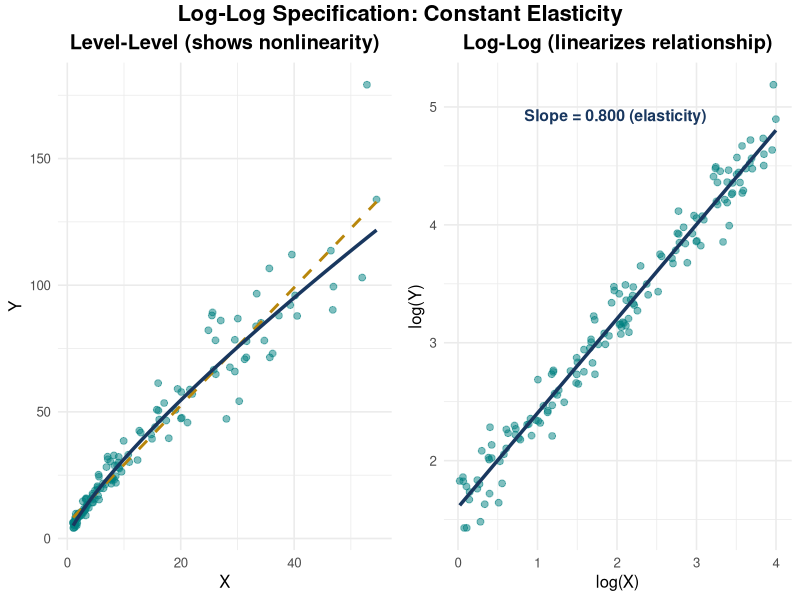
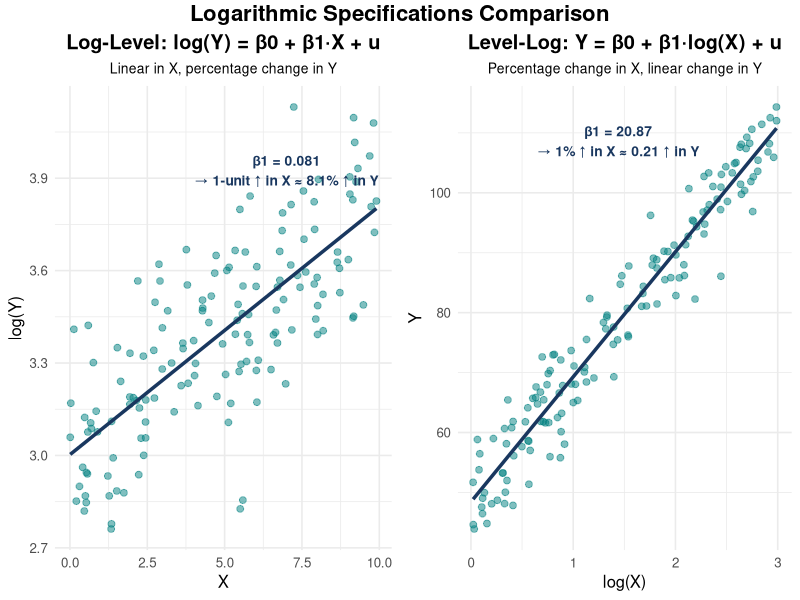
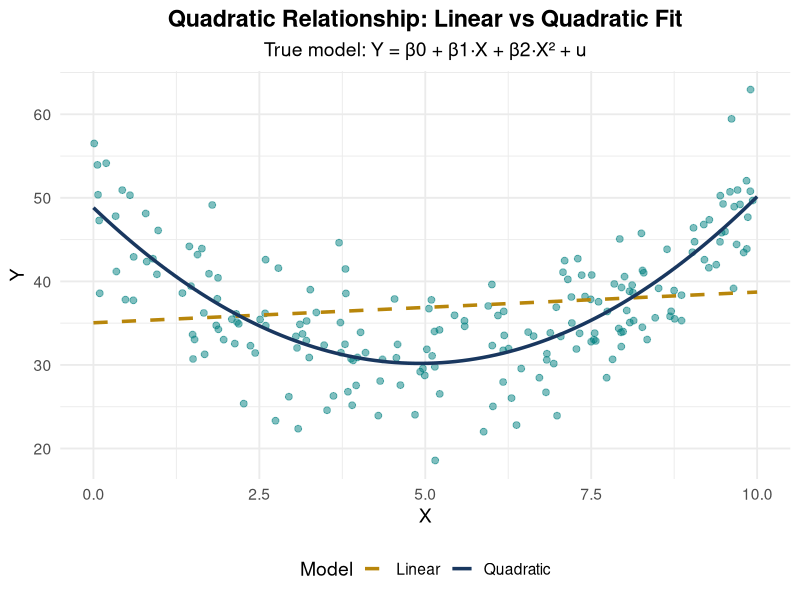
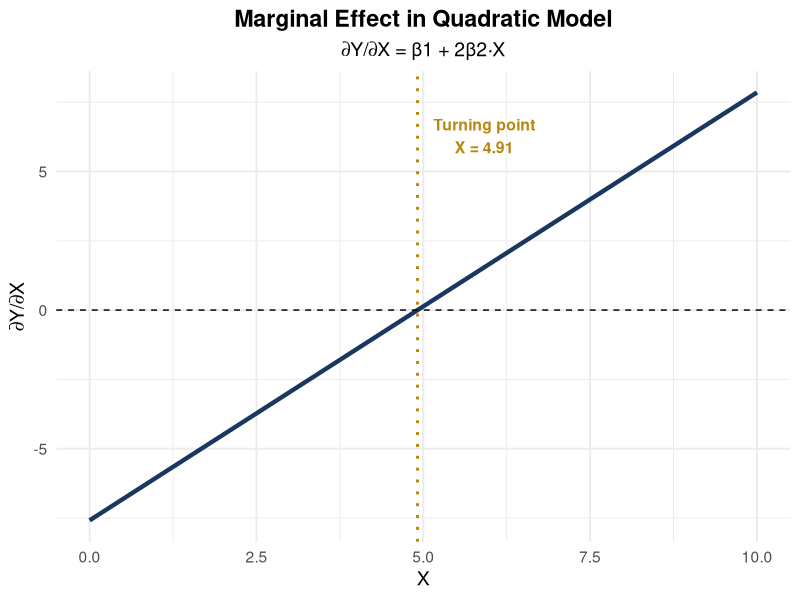
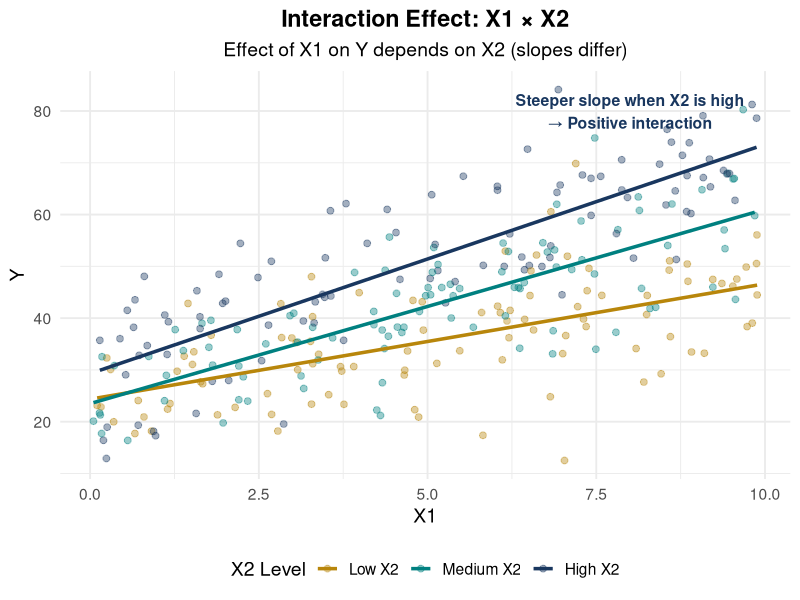
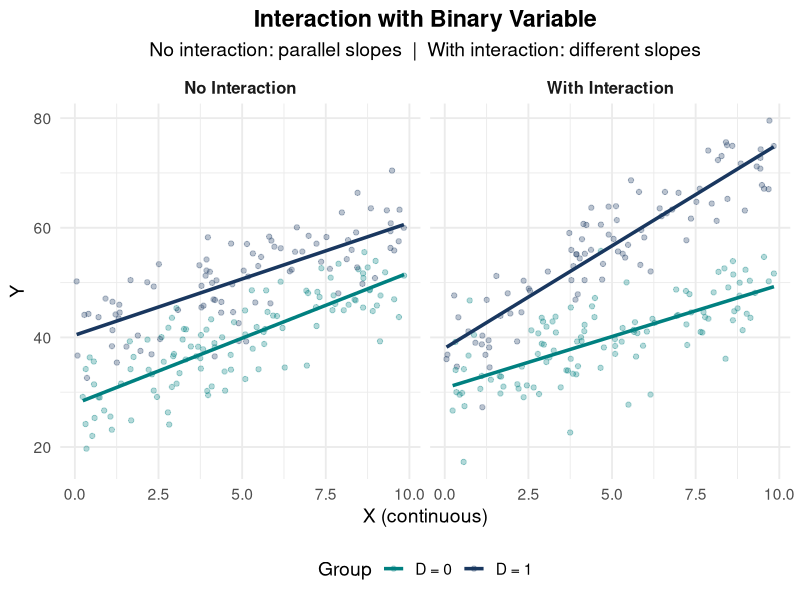
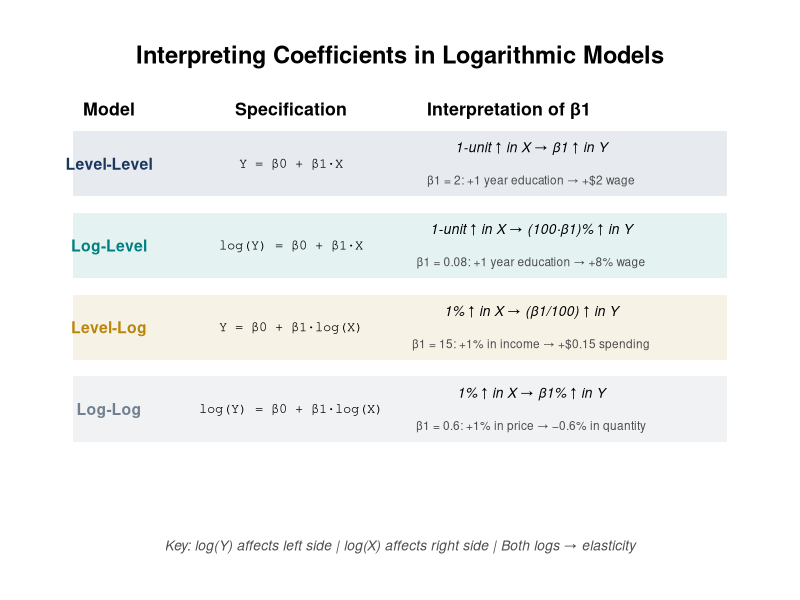
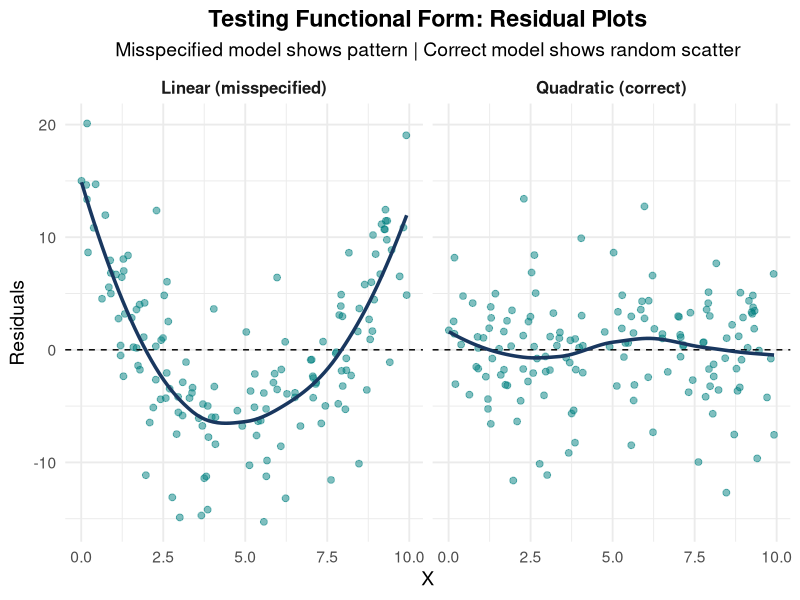

Reproduce these figures in R, in order.
################################################################################
# ECON3500: Chapter 8 - Nonlinear Relationships
# Figure Generation Script for Quarto slides.
# Run from slides/ch8/ (e.g. Rscript generate_ch8_figures.R)
# Outputs: slides/ch8/ch8_figures/ch8_*.png
################################################################################

options(repos = c(CRAN = "https://cloud.r-project.org"))

library(ggplot2)
library(dplyr)
library(gridExtra)

script_dir <- function() {
  args <- commandArgs(trailingOnly = FALSE)
  f <- "--file="
  path <- sub(f, "", args[grepl(f, args)])
  if (length(path)) dirname(normalizePath(path)) else "."
}
tryCatch(setwd(script_dir()), error = function(e) NULL)

if (!dir.exists("ch8_figures")) dir.create("ch8_figures")
fig_dir <- "ch8_figures"

set.seed(12345)
eco_navy <- "#19375F"
eco_teal <- "#008080"
eco_gold <- "#B8860B"
eco_silver <- "#708090"

################################################################################
# FIGURE 1: QUADRATIC RELATIONSHIP
################################################################################
n <- 200
X_quad <- runif(n, 0, 10)
Y_quad <- 50 - 8*X_quad + 0.8*X_quad^2 + rnorm(n, 0, 5)
df_quad <- data.frame(X = X_quad, Y = Y_quad)
model_linear <- lm(Y ~ X, data = df_quad)
model_quad <- lm(Y ~ X + I(X^2), data = df_quad)
X_pred <- seq(0, 10, length.out = 100)
pred_linear <- predict(model_linear, newdata = data.frame(X = X_pred))
pred_quad <- predict(model_quad, newdata = data.frame(X = X_pred))
df_pred <- data.frame(X = X_pred, Linear = pred_linear, Quadratic = pred_quad)

p1 <- ggplot(df_quad, aes(x = X, y = Y)) +
  geom_point(color = eco_teal, alpha = 0.5, size = 2) +
  geom_line(data = df_pred, aes(x = X, y = Linear, color = "Linear"), linewidth = 1.2, linetype = "dashed") +
  geom_line(data = df_pred, aes(x = X, y = Quadratic, color = "Quadratic"), linewidth = 1.2) +
  scale_color_manual(values = c("Linear" = eco_gold, "Quadratic" = eco_navy)) +
  labs(title = "Quadratic Relationship: Linear vs Quadratic Fit", subtitle = "True model: Y = β0 + β1·X + β2·X² + u", x = "X", y = "Y", color = "Model") +
  theme_minimal(base_size = 14) + theme(plot.title = element_text(face = "bold", hjust = 0.5), plot.subtitle = element_text(hjust = 0.5), legend.position = "bottom")
ggsave(file.path(fig_dir, "ch8_quadratic_relationship.png"), p1, width = 10, height = 6, dpi = 300, bg = "white")

################################################################################
# FIGURE 2: MARGINAL EFFECT QUADRATIC
################################################################################
beta1_hat <- coef(model_quad)[2]
beta2_hat <- coef(model_quad)[3]
marginal_effect <- beta1_hat + 2 * beta2_hat * X_pred
turning_point <- -beta1_hat / (2 * beta2_hat)
df_marginal <- data.frame(X = X_pred, ME = marginal_effect)
p2 <- ggplot(df_marginal, aes(x = X, y = ME)) +
  geom_line(color = eco_navy, linewidth = 1.5) +
  geom_hline(yintercept = 0, linetype = "dashed", color = "black") +
  geom_vline(xintercept = turning_point, linetype = "dotted", color = eco_gold, linewidth = 1) +
  annotate("text", x = turning_point + 1, y = max(marginal_effect) * 0.8, label = sprintf("Turning point\nX = %.2f", turning_point), color = eco_gold, fontface = "bold", size = 4) +
  labs(title = "Marginal Effect in Quadratic Model", subtitle = "∂Y/∂X = β1 + 2β2·X", x = "X", y = "∂Y/∂X") +
  theme_minimal(base_size = 14) + theme(plot.title = element_text(face = "bold", hjust = 0.5), plot.subtitle = element_text(hjust = 0.5))
ggsave(file.path(fig_dir, "ch8_marginal_effect_quadratic.png"), p2, width = 10, height = 6, dpi = 300, bg = "white")

################################################################################
# FIGURE 3: INTERACTION CONTINUOUS × CONTINUOUS
################################################################################
n <- 300
X1_int <- runif(n, 0, 10)
X2_int <- runif(n, 0, 10)
Y_int <- 20 + 2*X1_int + 1*X2_int + 0.3*X1_int*X2_int + rnorm(n, 0, 8)
df_int <- data.frame(X1 = X1_int, X2 = X2_int, Y = Y_int)
df_int <- df_int %>% mutate(X2_group = cut(X2, breaks = quantile(X2, c(0, 1/3, 2/3, 1)), labels = c("Low X2", "Medium X2", "High X2"), include.lowest = TRUE))
models_by_group <- df_int %>% group_by(X2_group) %>% do(model = lm(Y ~ X1, data = .))
p3 <- ggplot(df_int, aes(x = X1, y = Y, color = X2_group)) +
  geom_point(alpha = 0.4, size = 2) +
  geom_smooth(method = "lm", se = FALSE, linewidth = 1.2) +
  scale_color_manual(values = c(eco_gold, eco_teal, eco_navy)) +
  labs(title = "Interaction Effect: X1 × X2", subtitle = "Effect of X1 on Y depends on X2 (slopes differ)", x = "X1", y = "Y", color = "X2 Level") +
  annotate("text", x = 8, y = max(df_int$Y) * 0.95, label = "Steeper slope when X2 is high\n→ Positive interaction", color = eco_navy, fontface = "bold", size = 4) +
  theme_minimal(base_size = 14) + theme(plot.title = element_text(face = "bold", hjust = 0.5), plot.subtitle = element_text(hjust = 0.5), legend.position = "bottom")
ggsave(file.path(fig_dir, "ch8_interaction_continuous.png"), p3, width = 10, height = 6, dpi = 300, bg = "white")

################################################################################
# FIGURE 4: INTERACTION BINARY
################################################################################
n <- 200
X_cont <- runif(n, 0, 10)
D_binary <- rbinom(n, 1, 0.5)
Y_no_int <- 30 + 2*X_cont + 10*D_binary + rnorm(n, 0, 5)
Y_with_int <- 30 + 2*X_cont + 10*D_binary + 1.5*X_cont*D_binary + rnorm(n, 0, 5)
df_binary_no <- data.frame(X = X_cont, D = factor(D_binary), Y = Y_no_int, Model = "No Interaction")
df_binary_with <- data.frame(X = X_cont, D = factor(D_binary), Y = Y_with_int, Model = "With Interaction")
df_binary <- rbind(df_binary_no, df_binary_with)
df_binary$D <- factor(df_binary$D, labels = c("D = 0", "D = 1"))
p4 <- ggplot(df_binary, aes(x = X, y = Y, color = D)) +
  geom_point(alpha = 0.3, size = 1.5) +
  geom_smooth(method = "lm", se = FALSE, linewidth = 1.2) +
  facet_wrap(~ Model, ncol = 2) +
  scale_color_manual(values = c(eco_teal, eco_navy)) +
  labs(title = "Interaction with Binary Variable", subtitle = "No interaction: parallel slopes  |  With interaction: different slopes", x = "X (continuous)", y = "Y", color = "Group") +
  theme_minimal(base_size = 14) + theme(plot.title = element_text(face = "bold", hjust = 0.5), plot.subtitle = element_text(hjust = 0.5), legend.position = "bottom", strip.text = element_text(face = "bold", size = 12))
ggsave(file.path(fig_dir, "ch8_interaction_binary.png"), p4, width = 12, height = 6, dpi = 300, bg = "white")

################################################################################
# FIGURE 5: LOG-LOG
################################################################################
n <- 150
X_log <- exp(runif(n, 0, 4))
Y_log <- 5 * X_log^0.8 * exp(rnorm(n, 0, 0.15))
df_loglog <- data.frame(X = X_log, Y = Y_log, log_X = log(X_log), log_Y = log(Y_log))
model_loglog <- lm(log_Y ~ log_X, data = df_loglog)
elasticity <- coef(model_loglog)[2]
p5_levels <- ggplot(df_loglog, aes(x = X, y = Y)) +
  geom_point(color = eco_teal, alpha = 0.5, size = 2) +
  geom_smooth(method = "lm", formula = y ~ x, se = FALSE, color = eco_gold, linewidth = 1, linetype = "dashed") +
  stat_function(fun = function(x) exp(coef(model_loglog)[1]) * x^coef(model_loglog)[2], color = eco_navy, linewidth = 1.2) +
  labs(title = "Level-Level (shows nonlinearity)", x = "X", y = "Y") + theme_minimal(base_size = 12) + theme(plot.title = element_text(face = "bold", hjust = 0.5))
p5_logs <- ggplot(df_loglog, aes(x = log_X, y = log_Y)) +
  geom_point(color = eco_teal, alpha = 0.5, size = 2) +
  geom_smooth(method = "lm", se = FALSE, color = eco_navy, linewidth = 1.2) +
  annotate("text", x = mean(df_loglog$log_X), y = max(df_loglog$log_Y) * 0.95, label = sprintf("Slope = %.3f (elasticity)", elasticity), color = eco_navy, fontface = "bold", size = 4) +
  labs(title = "Log-Log (linearizes relationship)", x = "log(X)", y = "log(Y)") + theme_minimal(base_size = 12) + theme(plot.title = element_text(face = "bold", hjust = 0.5))
p5 <- gridExtra::grid.arrange(p5_levels, p5_logs, ncol = 2, top = grid::textGrob("Log-Log Specification: Constant Elasticity", gp = grid::gpar(fontface = "bold", fontsize = 16)))
ggsave(file.path(fig_dir, "ch8_loglog_specification.png"), p5, width = 12, height = 6, dpi = 300, bg = "white")

################################################################################
# FIGURE 6: LOG SPECIFICATIONS
################################################################################
X_loglevel <- runif(n, 0, 10)
log_Y_loglevel <- 3 + 0.08*X_loglevel + rnorm(n, 0, 0.2)
Y_loglevel <- exp(log_Y_loglevel)
df_loglevel <- data.frame(X = X_loglevel, Y = Y_loglevel, log_Y = log_Y_loglevel)
model_loglevel <- lm(log_Y ~ X, data = df_loglevel)
beta_loglevel <- coef(model_loglevel)[2]
p6a <- ggplot(df_loglevel, aes(x = X, y = log_Y)) +
  geom_point(color = eco_teal, alpha = 0.5, size = 2) +
  geom_smooth(method = "lm", se = FALSE, color = eco_navy, linewidth = 1.2) +
  annotate("text", x = 7, y = max(df_loglevel$log_Y) * 0.95, label = sprintf("β1 = %.3f\n→ 1-unit ↑ in X ≈ %.1f%% ↑ in Y", beta_loglevel, 100*beta_loglevel), color = eco_navy, fontface = "bold", size = 3.5) +
  labs(title = "Log-Level: log(Y) = β0 + β1·X + u", subtitle = "Linear in X, percentage change in Y", x = "X", y = "log(Y)") +
  theme_minimal(base_size = 12) + theme(plot.title = element_text(face = "bold", hjust = 0.5), plot.subtitle = element_text(hjust = 0.5, size = 10))
X_levellog <- exp(runif(n, 0, 3))
Y_levellog <- 50 + 20*log(X_levellog) + rnorm(n, 0, 5)
df_levellog <- data.frame(X = X_levellog, Y = Y_levellog, log_X = log(X_levellog))
model_levellog <- lm(Y ~ log_X, data = df_levellog)
beta_levellog <- coef(model_levellog)[2]
p6b <- ggplot(df_levellog, aes(x = log_X, y = Y)) +
  geom_point(color = eco_teal, alpha = 0.5, size = 2) +
  geom_smooth(method = "lm", se = FALSE, color = eco_navy, linewidth = 1.2) +
  annotate("text", x = mean(df_levellog$log_X), y = max(df_levellog$Y) * 0.95, label = sprintf("β1 = %.2f\n→ 1%% ↑ in X ≈ %.2f ↑ in Y", beta_levellog, beta_levellog/100), color = eco_navy, fontface = "bold", size = 3.5) +
  labs(title = "Level-Log: Y = β0 + β1·log(X) + u", subtitle = "Percentage change in X, linear change in Y", x = "log(X)", y = "Y") +
  theme_minimal(base_size = 12) + theme(plot.title = element_text(face = "bold", hjust = 0.5), plot.subtitle = element_text(hjust = 0.5, size = 10))
p6 <- gridExtra::grid.arrange(p6a, p6b, ncol = 2, top = grid::textGrob("Logarithmic Specifications Comparison", gp = grid::gpar(fontface = "bold", fontsize = 16)))
ggsave(file.path(fig_dir, "ch8_log_specifications.png"), p6, width = 12, height = 6, dpi = 300, bg = "white")

################################################################################
# FIGURE 7: INTERPRETATION GUIDE
################################################################################
interpretation_data <- data.frame(
  Model = c("Level-Level", "Log-Level", "Level-Log", "Log-Log"),
  Specification = c("Y = β0 + β1·X", "log(Y) = β0 + β1·X", "Y = β0 + β1·log(X)", "log(Y) = β0 + β1·log(X)"),
  Interpretation = c("1-unit ↑ in X → β1 ↑ in Y", "1-unit ↑ in X → (100·β1)% ↑ in Y", "1% ↑ in X → (β1/100) ↑ in Y", "1% ↑ in X → β1% ↑ in Y"),
  Example = c("β1 = 2: +1 year education → +$2 wage", "β1 = 0.08: +1 year education → +8% wage", "β1 = 15: +1% in income → +$0.15 spending", "β1 = 0.6: +1% in price → −0.6% in quantity")
)
p7 <- ggplot() +
  annotate("text", x = 0.5, y = 0.95, label = "Interpreting Coefficients in Logarithmic Models", fontface = "bold", size = 6, hjust = 0.5) +
  annotate("text", x = 0.1, y = 0.85, label = "Model", fontface = "bold", size = 4.5) +
  annotate("text", x = 0.35, y = 0.85, label = "Specification", fontface = "bold", size = 4.5) +
  annotate("text", x = 0.65, y = 0.85, label = "Interpretation of β1", fontface = "bold", size = 4.5) +
  xlim(0, 1) + ylim(0, 1) + theme_void()
y_positions <- c(0.75, 0.60, 0.45, 0.30)
colors <- c(eco_navy, eco_teal, eco_gold, eco_silver)
for (i in 1:4) {
  p7 <- p7 +
    annotate("rect", xmin = 0.05, xmax = 0.95, ymin = y_positions[i] - 0.06, ymax = y_positions[i] + 0.06, fill = colors[i], alpha = 0.1) +
    annotate("text", x = 0.1, y = y_positions[i], label = interpretation_data$Model[i], fontface = "bold", size = 4, color = colors[i]) +
    annotate("text", x = 0.35, y = y_positions[i], label = interpretation_data$Specification[i], size = 3.5, family = "mono") +
    annotate("text", x = 0.68, y = y_positions[i] + 0.03, label = interpretation_data$Interpretation[i], size = 3.5, fontface = "italic") +
    annotate("text", x = 0.68, y = y_positions[i] - 0.03, label = interpretation_data$Example[i], size = 3, color = "gray30")
}
p7 <- p7 + annotate("text", x = 0.5, y = 0.05, label = "Key: log(Y) affects left side | log(X) affects right side | Both logs → elasticity", size = 3.5, fontface = "italic", color = "gray30")
ggsave(file.path(fig_dir, "ch8_interpretation_guide.png"), p7, width = 12, height = 8, dpi = 300, bg = "white")

################################################################################
# FIGURE 8: TESTING FUNCTIONAL FORM
################################################################################
X_test <- runif(n, 0, 10)
Y_test <- 50 - 8*X_test + 0.8*X_test^2 + rnorm(n, 0, 5)
model_linear_wrong <- lm(Y_test ~ X_test)
residuals_linear <- residuals(model_linear_wrong)
model_quad_correct <- lm(Y_test ~ X_test + I(X_test^2))
residuals_quad <- residuals(model_quad_correct)
df_resid <- data.frame(X = rep(X_test, 2), Residuals = c(residuals_linear, residuals_quad), Model = rep(c("Linear (misspecified)", "Quadratic (correct)"), each = n))
p8 <- ggplot(df_resid, aes(x = X, y = Residuals)) +
  geom_point(color = eco_teal, alpha = 0.5, size = 2) +
  geom_hline(yintercept = 0, linetype = "dashed", color = "black") +
  geom_smooth(se = FALSE, color = eco_navy, linewidth = 1.2) +
  facet_wrap(~ Model, ncol = 2) +
  labs(title = "Testing Functional Form: Residual Plots", subtitle = "Misspecified model shows pattern | Correct model shows random scatter", x = "X", y = "Residuals") +
  theme_minimal(base_size = 14) + theme(plot.title = element_text(face = "bold", hjust = 0.5), plot.subtitle = element_text(hjust = 0.5), strip.text = element_text(face = "bold", size = 12))
ggsave(file.path(fig_dir, "ch8_testing_functional_form.png"), p8, width = 12, height = 6, dpi = 300, bg = "white")

cat("Ch8 figures saved to", fig_dir, "\n")
